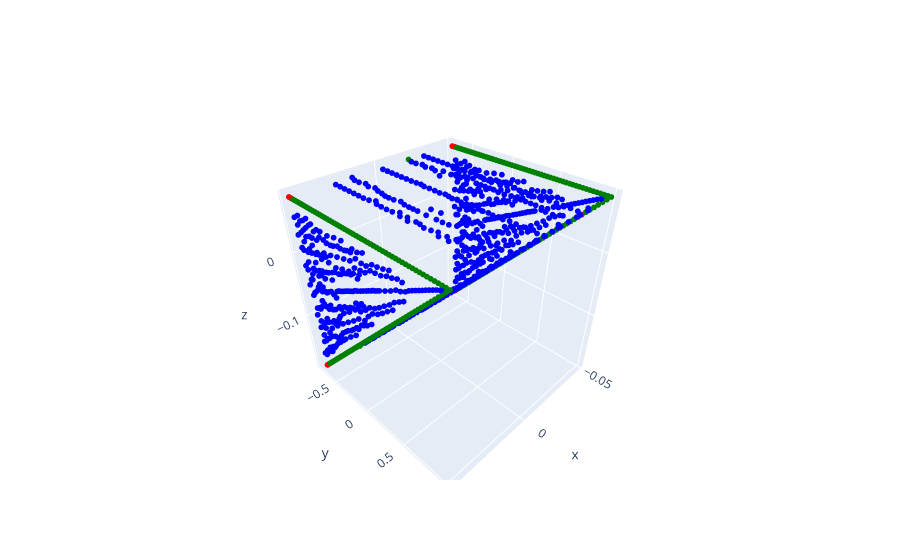

Write notebook code for a chart like this one.
### Code cell
pred_2 = pred[2]
pc_2 = pc[2].pos
y_2 = pc[2].y
acc_2 = acc[2]

pc_2 = pc_2.numpy()
idx = np.where(pred_2==y_2)[0]
colors_2 = ['red' if i in idx and y_2[i] == 1 else 'blue' if i in idx and y_2[i] == 0\
          else 'green' for i in range(1024)]

print('Accuracy: {}'.format(acc_2))
fig = go.Figure(data=[go.Scatter3d(x=pc_2[:,0], y=pc_2[:,1], z=pc_2[:,2],
                                   mode='markers',
                                   marker=dict(size=2,
                                              color=colors_2))])
fig.show()

### Figure 1 — Plotly figure (JSON) as saved in the notebook; plotly's stock layout.template omitted (floating-point values rounded to 4 significant figures; data arrays with more than 128 entries replaced by an {"elided": "..."} marker saying what was removed)
{"data": [{"marker": {"color": {"elided": "1024 str values"}, "size": 2}, "mode": "markers", "type": "scatter3d", "x": {"elided": "1024 float values"}, "y": {"elided": "1024 float values"}, "z": {"elided": "1024 float values"}}], "layout": {}}
